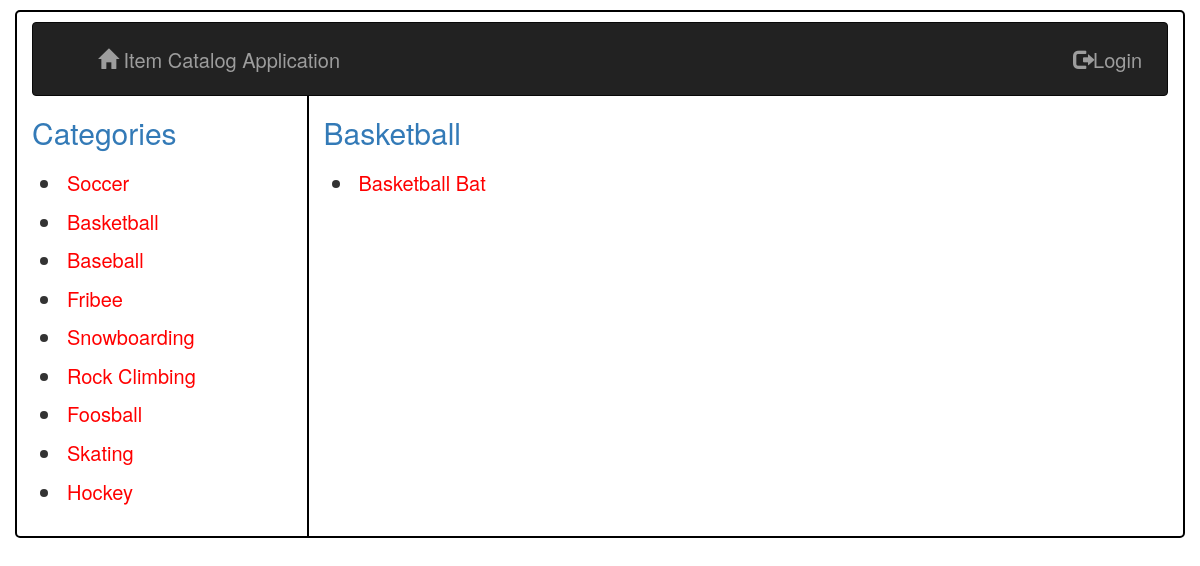
Screenshot of /catalog/2 with the database file from the repository.
### database_setup.py (models this page shows, shortened)
class Categories(Base):
    __tablename__ = 'categories'
    id = Column(Integer, primary_key=True)
    name = Column(String(250), nullable=False)
    user_id = Column(Integer, ForeignKey('user.id'))
    user = relationship(User)

class CategoryItem(Base):
    __tablename__ = 'category_item'
    name = Column(String(80), nullable=False)
    id = Column(Integer, primary_key=True)
    description = Column(String(250))
    categories_id = Column(Integer, ForeignKey('categories.id'))
    categories = relationship(Categories, single_parent=True)
    user_id = Column(Integer, ForeignKey('user.id'))
    user = relationship(User)

### application.py (the view)
@app.route('/catalog/<int:categories_id>')
def showCategories(categories_id):
    allcategories = session.query(Categories).all()
    categories = session.query(Categories).filter_by(id=categories_id).one()
    items = session.query(CategoryItem).filter_by(categories_id=categories.id)
    return render_template('categories.html',
                           categories=categories, items=items,
                           allcategories=allcategories)

### templates/categories.html
{% extends "main.html" %}
{% block content %}
{% include "header.html" %}
<div class="row content">
    <div class="col-sm-3 sidenav mynav1">
        <h2 class="text-primary"> Categories</h2>
        <ul class="list-group">
          {% for i in allcategories %}
          <li class="list-item">
              <a class="nounderline" href = "{{url_for('showCategories', categories_id = i.id)}}" style="color:red">{{i.name}}</a>
          </li>
          {% endfor %}
        </ul>
	   </div>
    <div class="col-sm-9">
      <h2 class="text-primary">{{categories.name}}</h2>
      <ul class="list-group">
        {% for i in items %}
        <li class="list-item">
          <a class="nounderline" href = "{{url_for('showItem', categories_id=categories.id ,items_id=i.id)}}" style="color:red">{{i.name}}</a>
        </li>
        {% endfor %}
      </ul>
    </div>
</div>
{% endblock %}

### templates/main.html (style rules this page uses)
ul, li { padding: 5px; }
li { margin-left: 30px; font-size: 20px; }
.mynav1 { border-right: 2px solid black; }
.nounderline:link, .nounderline:visited, .nounderline:hover, .nounderline:active { text-decoration: none; }

### rows the page displays
Categories: name "Soccer"
Categories: name "Basketball"
Categories: name "Baseball"
Categories: name "Fribee"
Categories: name "Snowboarding"
Categories: name "Rock Climbing"
Categories: name "Foosball"
Categories: name "Skating"
Categories: name "Hockey"
CategoryItem: name "Basketball Bat"
